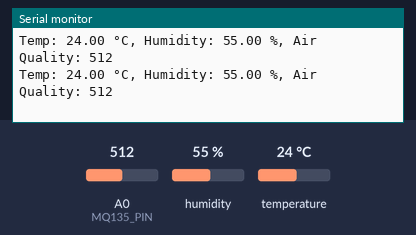
Recording of a sketch running on a simulated Arduino Uno, built with avr-gcc and run on an emulated ATmega328P. Parts: the last lines printed to the serial monitor. Inputs (shaded band) come from the test bench; at power-on: humidity 55 %, A0 (MQ135_PIN) = 512, temperature 24 °C.

Above: at 2.8 s.
2.9 s: humidity set to 22 %
At 4.6 s:
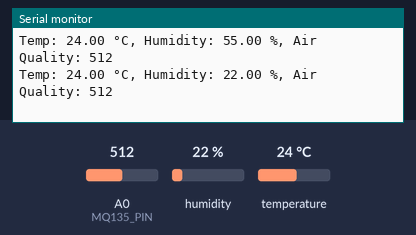
5.6 s: A0 (MQ135_PIN) set to 716
At 7.0 s:
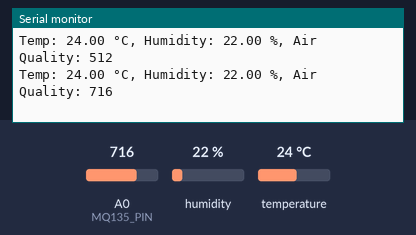
8.3 s: temperature set to 12 °C
At 10.7 s:
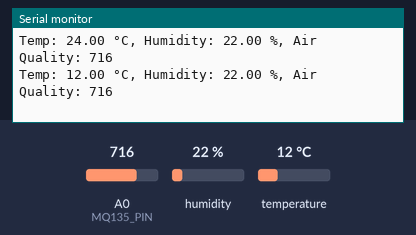
11.0 s: A0 (MQ135_PIN) set to 900
At 13.1 s:
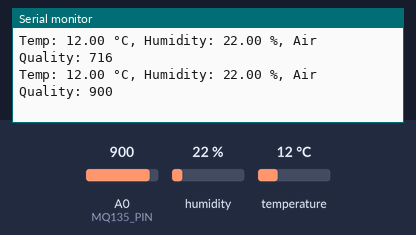
13.7 s: humidity set to 40 %
At 15.5 s:
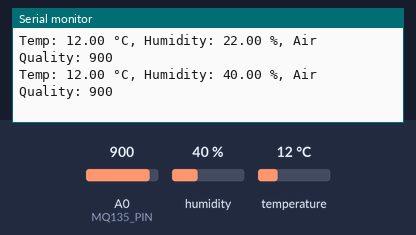
Timing chart, 0 to 17.0 s (numbered marks = the images above; inputs shaded):
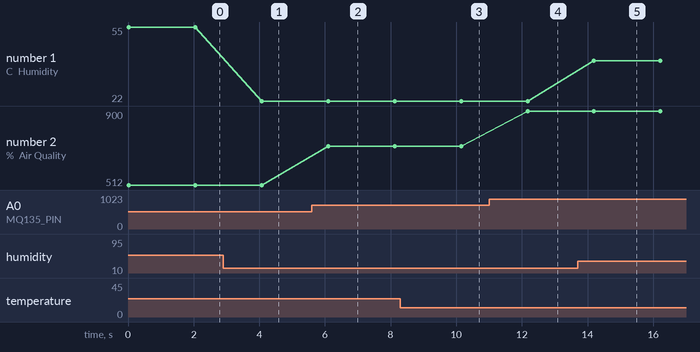

The sketch:

air_quality_monitor.ino
```cpp
#include <DHT.h>

#define DHTPIN 2
#define DHTTYPE DHT11
#define MQ135_PIN A0

DHT dht(DHTPIN, DHTTYPE);

void setup() {
  Serial.begin(9600);
  dht.begin();
}

void loop() {
  float h = dht.readHumidity();
  float t = dht.readTemperature();
  int air_quality = analogRead(MQ135_PIN);

  Serial.print("Temp: ");
  Serial.print(t);
  Serial.print(" °C, Humidity: ");
  Serial.print(h);
  Serial.print(" %, Air Quality: ");
  Serial.println(air_quality);

  delay(2000);
}
```

Measured:
- after the input at 2.9 s, the serial monitor: prints a new line after 1.2 s (image 1)
- after the input at 5.6 s, the serial monitor: prints a new line after 0.50 s (image 2)
- after the input at 8.3 s, the serial monitor: prints a new line after 1.8 s (image 3)
- after the input at 11.0 s, the serial monitor: prints a new line after 1.2 s (image 4)
- after the input at 13.7 s, the serial monitor: prints a new line after 0.50 s (image 5)
- plotted number 1: 55 → 22 after the input at 2.9 s, 22 → 40 after the input at 13.7 s
- plotted number 2: 512 → 716 after the input at 5.6 s, 716 → 900 after the input at 11.0 s
